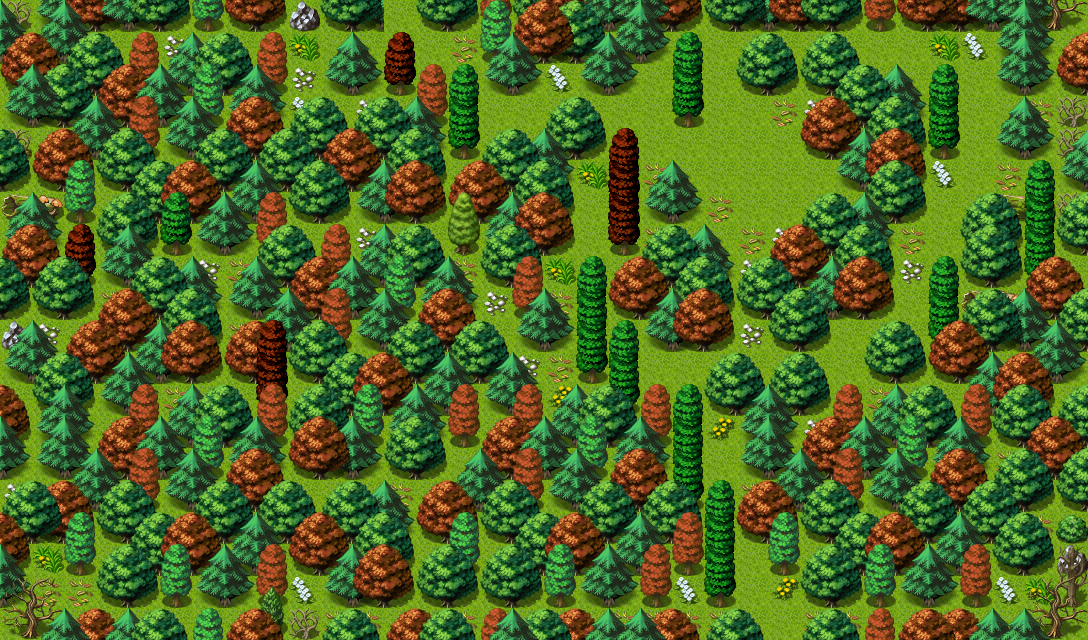

Tiled map render using the project's own tile images. Description and the map definition, with tile-layer contents summarised, below:
An orthogonal 34x20 tile map with 32x32 px tiles, 4 tile layers (Ground, Objects, Above, Top), 2 hidden layers not drawn, 61 tilesets and 12 objects (9x spawn, 2x mapchange, script).

<map version="1.8" tiledversion="1.8.4" orientation="orthogonal" renderorder="right-down" width="34" height="20" tilewidth="32" tileheight="32" infinite="0" nextlayerid="11" nextobjectid="13">
 <tileset firstgid="1" name="map_bed_1" tilewidth="32" tileheight="32" tilecount="128" columns="16">
  <image source="../drawable/map_bed_1.png" width="512" height="256" />
 </tileset>
 <tileset firstgid="129" name="map_border_1" tilewidth="32" tileheight="32" tilecount="128" columns="16">
  <image source="../drawable/map_border_1.png" width="512" height="256" />
 </tileset>
 <tileset firstgid="257" name="map_bridge_1" tilewidth="32" tileheight="32" tilecount="128" columns="16">
  <image source="../drawable/map_bridge_1.png" width="512" height="256" />
 </tileset>
 <tileset firstgid="385" name="map_bridge_2" tilewidth="32" tileheight="32" tilecount="128" columns="16">
  <image source="../drawable/map_bridge_2.png" width="512" height="256" />
 </tileset>
 <tileset firstgid="513" name="map_broken_1" tilewidth="32" tileheight="32" tilecount="128" columns="16">
  <image source="../drawable/map_broken_1.png" width="512" height="256" />
 </tileset>
 <tileset firstgid="641" name="map_cavewall_1" tilewidth="32" tileheight="32" tilecount="108" columns="18">
  <image source="../drawable/map_cavewall_1.png" width="576" height="192" />
 </tileset>
 <tileset firstgid="749" name="map_cavewall_2" tilewidth="32" tileheight="32" tilecount="108" columns="18">
  <image source="../drawable/map_cavewall_2.png" width="576" height="192" />
 </tileset>
 <tileset firstgid="857" name="map_cavewall_3" tilewidth="32" tileheight="32" tilecount="108" columns="18">
  <image source="../drawable/map_cavewall_3.png" width="576" height="192" />
 </tileset>
 <tileset firstgid="965" name="map_cavewall_4" tilewidth="32" tileheight="32" tilecount="108" columns="18">
  <image source="../drawable/map_cavewall_4.png" width="576" height="192" />
 </tileset>
 <tileset firstgid="1073" name="map_chair_table_1" tilewidth="32" tileheight="32" tilecount="128" columns="16">
  <image source="../drawable/map_chair_table_1.png" width="512" height="256" />
 </tileset>
 <tileset firstgid="1201" name="map_chair_table_2" tilewidth="32" tileheight="32" tilecount="128" columns="16">
  <image source="../drawable/map_chair_table_2.png" width="512" height="256" />
 </tileset>
 <tileset firstgid="1329" name="map_crate_1" tilewidth="32" tileheight="32" tilecount="128" columns="16">
  <image source="../drawable/map_crate_1.png" width="512" height="256" />
 </tileset>
 <tileset firstgid="1457" name="map_cupboard_1" tilewidth="32" tileheight="32" tilecount="128" columns="16">
  <image source="../drawable/map_cupboard_1.png" width="512" height="256" />
 </tileset>
 <tileset firstgid="1585" name="map_curtain_1" tilewidth="32" tileheight="32" tilecount="128" columns="16">
  <image source="../drawable/map_curtain_1.png" width="512" height="256" />
 </tileset>
 <tileset firstgid="1713" name="map_entrance_1" tilewidth="32" tileheight="32" tilecount="128" columns="16">
  <image source="../drawable/map_entrance_1.png" width="512" height="256" />
 </tileset>
 <tileset firstgid="1841" name="map_entrance_2" tilewidth="32" tileheight="32" tilecount="128" columns="16">
  <image source="../drawable/map_entrance_2.png" width="512" height="256" />
 </tileset>
 <tileset firstgid="1969" name="map_fence_1" tilewidth="32" tileheight="32" tilecount="128" columns="16">
  <image source="../drawable/map_fence_1.png" width="512" height="256" />
 </tileset>
 <tileset firstgid="2097" name="map_fence_2" tilewidth="32" tileheight="32" tilecount="128" columns="16">
  <image source="../drawable/map_fence_2.png" width="512" height="256" />
 </tileset>
 <tileset firstgid="2225" name="map_fence_3" tilewidth="32" tileheight="32" tilecount="128" columns="16">
  <image source="../drawable/map_fence_3.png" width="512" height="256" />
 </tileset>
 <tileset firstgid="2353" name="map_fence_4" tilewidth="32" tileheight="32" tilecount="128" columns="16">
  <image source="../drawable/map_fence_4.png" width="512" height="256" />
 </tileset>
 <tileset firstgid="2481" name="map_ground_1" tilewidth="32" tileheight="32" tilecount="128" columns="16">
  <image source="../drawable/map_ground_1.png" width="512" height="256" />
 </tileset>
 <tileset firstgid="2609" name="map_ground_2" tilewidth="32" tileheight="32" tilecount="128" columns="16">
  <image source="../drawable/map_ground_2.png" width="512" height="256" />
 </tileset>
 <tileset firstgid="2737" name="map_ground_3" tilewidth="32" tileheight="32" tilecount="128" columns="16">
  <image source="../drawable/map_ground_3.png" width="512" height="256" />
 </tileset>
 <tileset firstgid="2865" name="map_ground_4" tilewidth="32" tileheight="32" tilecount="128" columns="16">
  <image source="../drawable/map_ground_4.png" width="512" height="256" />
 </tileset>
 <tileset firstgid="2993" name="map_ground_5" tilewidth="32" tileheight="32" tilecount="128" columns="16">
  <image source="../drawable/map_ground_5.png" width="512" height="256" />
 </tileset>
 <tileset firstgid="3121" name="map_ground_6" tilewidth="32" tileheight="32" tilecount="128" columns="16">
  <image source="../drawable/map_ground_6.png" width="512" height="256" />
 </tileset>
 <tileset firstgid="3249" name="map_ground_7" tilewidth="32" tileheight="32" tilecount="128" columns="16">
  <image source="../drawable/map_ground_7.png" width="512" height="256" />
 </tileset>
 <tileset firstgid="3377" name="map_ground_8" tilewidth="32" tileheight="32" tilecount="128" columns="16">
  <image source="../drawable/map_ground_8.png" width="512" height="256" />
 </tileset>
 <tileset firstgid="3505" name="map_house_1" tilewidth="32" tileheight="32" tilecount="128" columns="16">
  <image source="../drawable/map_house_1.png" width="512" height="256" />
 </tileset>
 <tileset firstgid="3633" name="map_house_2" tilewidth="32" tileheight="32" tilecount="128" columns="16">
  <image source="../drawable/map_house_2.png" width="512" height="256" />
 </tileset>
 <tileset firstgid="3761" name="map_indoor_1" tilewidth="32" tileheight="32" tilecount="128" columns="16">
  <image source="../drawable/map_indoor_1.png" width="512" height="256" />
 </tileset>
 <tileset firstgid="3889" name="map_indoor_2" tilewidth="32" tileheight="32" tilecount="128" columns="16">
  <image source="../drawable/map_indoor_2.png" width="512" height="256" />
 </tileset>
 <tileset firstgid="4017" name="map_kitchen_1" tilewidth="32" tileheight="32" tilecount="128" columns="16">
  <image source="../drawable/map_kitchen_1.png" width="512" height="256" />
 </tileset>
 <tileset firstgid="4145" name="map_outdoor_1" tilewidth="32" tileheight="32" tilecount="128" columns="16">
  <image source="../drawable/map_outdoor_1.png" width="512" height="256" />
 </tileset>
 <tileset firstgid="4273" name="map_pillar_1" tilewidth="32" tileheight="32" tilecount="128" columns="16">
  <image source="../drawable/map_pillar_1.png" width="512" height="256" />
 </tileset>
 <tileset firstgid="4401" name="map_pillar_2" tilewidth="32" tileheight="32" tilecount="128" columns="16">
  <image source="../drawable/map_pillar_2.png" width="512" height="256" />
 </tileset>
 <tileset firstgid="4529" name="map_plant_1" tilewidth="32" tileheight="32" tilecount="128" columns="16">
  <image source="../drawable/map_plant_1.png" width="512" height="256" />
 </tileset>
 <tileset firstgid="4657" name="map_plant_2" tilewidth="32" tileheight="32" tilecount="128" columns="16">
  <image source="../drawable/map_plant_2.png" width="512" height="256" />
 </tileset>
 <tileset firstgid="4785" name="map_rock_1" tilewidth="32" tileheight="32" tilecount="128" columns="16">
  <image source="../drawable/map_rock_1.png" width="512" height="256" />
 </tileset>
 <tileset firstgid="4913" name="map_rock_2" tilewidth="32" tileheight="32" tilecount="128" columns="16">
  <image source="../drawable/map_rock_2.png" width="512" height="256" />
 </tileset>
 <tileset firstgid="5041" name="map_roof_1" tilewidth="32" tileheight="32" tilecount="128" columns="16">
  <image source="../drawable/map_roof_1.png" width="512" height="256" />
 </tileset>
 <tileset firstgid="5169" name="map_roof_2" tilewidth="32" tileheight="32" tilecount="128" columns="16">
  <image source="../drawable/map_roof_2.png" width="512" height="256" />
 </tileset>
 <tileset firstgid="5297" name="map_roof_3" tilewidth="32" tileheight="32" tilecount="128" columns="16">
  <image source="../drawable/map_roof_3.png" width="512" height="256" />
 </tileset>
 <tileset firstgid="5425" name="map_shop_1" tilewidth="32" tileheight="32" tilecount="128" columns="16">
  <image source="../drawable/map_shop_1.png" width="512" height="256" />
 </tileset>
 <tileset firstgid="5553" name="map_sign_ladder_1" tilewidth="32" tileheight="32" tilecount="128" columns="16">
  <image source="../drawable/map_sign_ladder_1.png" width="512" height="256" />
 </tileset>
 <tileset firstgid="5681" name="map_table_1" tilewidth="32" tileheight="32" tilecount="128" columns="16">
  <image source="../drawable/map_table_1.png" width="512" height="256" />
 </tileset>
 <tileset firstgid="5809" name="map_trail_1" tilewidth="32" tileheight="32" tilecount="128" columns="16">
  <image source="../drawable/map_trail_1.png" width="512" height="256" />
 </tileset>
 <tileset firstgid="5937" name="map_transition_1" tilewidth="32" tileheight="32" tilecount="128" columns="16">
  <image source="../drawable/map_transition_1.png" width="512" height="256" />
 </tileset>
 <tileset firstgid="6065" name="map_transition_2" tilewidth="32" tileheight="32" tilecount="128" columns="16">
  <image source="../drawable/map_transition_2.png" width="512" height="256" />
 </tileset>
 <tileset firstgid="6193" name="map_transition_3" tilewidth="32" tileheight="32" tilecount="128" columns="16">
  <image source="../drawable/map_transition_3.png" width="512" height="256" />
 </tileset>
 <tileset firstgid="6321" name="map_transition_4" tilewidth="32" tileheight="32" tilecount="128" columns="16">
  <image source="../drawable/map_transition_4.png" width="512" height="256" />
 </tileset>
 <tileset firstgid="6449" name="map_transition_5" tilewidth="32" tileheight="32" tilecount="128" columns="16">
  <image source="../drawable/map_transition_5.png" width="512" height="256" />
 </tileset>
 <tileset firstgid="6577" name="map_tree_1" tilewidth="32" tileheight="32" tilecount="128" columns="16">
  <image source="../drawable/map_tree_1.png" width="512" height="256" />
 </tileset>
 <tileset firstgid="6705" name="map_tree_2" tilewidth="32" tileheight="32" tilecount="128" columns="16">
  <image source="../drawable/map_tree_2.png" width="512" height="256" />
 </tileset>
 <tileset firstgid="6833" name="map_wall_1" tilewidth="32" tileheight="32" tilecount="128" columns="16">
  <image source="../drawable/map_wall_1.png" width="512" height="256" />
 </tileset>
 <tileset firstgid="6961" name="map_wall_2" tilewidth="32" tileheight="32" tilecount="120" columns="15">
  <image source="../drawable/map_wall_2.png" width="480" height="256" />
 </tileset>
 <tileset firstgid="7081" name="map_wall_3" tilewidth="32" tileheight="32" tilecount="120" columns="15">
  <image source="../drawable/map_wall_3.png" width="480" height="256" />
 </tileset>
 <tileset firstgid="7201" name="map_wall_4" tilewidth="32" tileheight="32" tilecount="120" columns="15">
  <image source="../drawable/map_wall_4.png" width="480" height="256" />
 </tileset>
 <tileset firstgid="7321" name="map_window_1" tilewidth="32" tileheight="32" tilecount="128" columns="16">
  <image source="../drawable/map_window_1.png" width="512" height="256" />
 </tileset>
 <tileset firstgid="7449" name="map_window_2" tilewidth="32" tileheight="32" tilecount="128" columns="16">
  <image source="../drawable/map_window_2.png" width="512" height="256" />
 </tileset>
 <tileset firstgid="7577" name="map_tree_1" tilewidth="32" tileheight="32" tilecount="128" columns="16">
  <image source="../drawable/map_tree_1.png" width="512" height="256" />
 </tileset>
 <layer id="1" name="Ground" width="34" height="20">
  <data>[680 cells, 680 non-empty, 1 distinct tile ids]</data>
 </layer>
 <layer id="2" name="Breadcrumb" width="34" height="20" visible="0">
  <data>[680 cells, 71 non-empty, 2 distinct tile ids]</data>
 </layer>
 <layer id="3" name="Objects" width="34" height="20">
  <data>[680 cells, 499 non-empty, 26 distinct tile ids]</data>
 </layer>
 <layer id="4" name="Above" width="34" height="20">
  <data>[680 cells, 459 non-empty, 25 distinct tile ids]</data>
 </layer>
 <layer id="5" name="Top" width="34" height="20">
  <data>[680 cells, 106 non-empty, 15 distinct tile ids]</data>
 </layer>
 <layer id="6" name="Walkable" width="34" height="20" visible="0">
  <data>[680 cells, 468 non-empty, 1 distinct tile ids]</data>
 </layer>
 <objectgroup id="7" name="Mapevents">
  <object id="1" name="north" type="mapchange" x="384" y="0" width="32" height="32">
   <properties>
    <property name="map" value="sullengard_woods13" />
    <property name="place" value="south" />
   </properties>
  </object>
  <object id="2" name="south" type="mapchange" x="768" y="608" width="32" height="32">
   <properties>
    <property name="map" value="sullengard_woods11" />
    <property name="place" value="north" />
   </properties>
  </object>
  <object id="3" name="jackal_defeted_script_10" type="script" x="640" y="32" width="192" height="224">
   <properties>
    <property name="when" value="step" />
   </properties>
  </object>
 </objectgroup>
 <objectgroup id="8" name="Spawn">
  <object id="4" name="sullengard_woods12_gj_spawn" type="spawn" x="704" y="96" width="64" height="128">
   <properties>
    <property name="active" value="false" />
    <property name="spawngroup" value="golden_jackal" />
   </properties>
  </object>
  <object id="5" name="sullengard_venom_snake_spawn1" type="spawn" x="320" y="608" width="416" height="32">
   <properties>
    <property name="quantity" value="3" />
    <property name="spawngroup" value="sullengard_venom_snake" />
   </properties>
  </object>
  <object id="6" name="sullengard_venom_snake_spawn2" type="spawn" x="608" y="352" width="256" height="32">
   <properties>
    <property name="quantity" value="3" />
    <property name="spawngroup" value="sullengard_venom_snake" />
   </properties>
  </object>
  <object id="7" name="sullengard_venom_snake_spawn3" type="spawn" x="288" y="224" width="160" height="32">
   <properties>
    <property name="spawngroup" value="sullengard_venom_snake" />
   </properties>
  </object>
  <object id="8" name="plague_groundberry_spawn1" type="spawn" x="960" y="96" width="96" height="96">
   <properties>
    <property name="quantity" value="2" />
    <property name="spawngroup" value="plague_groundberry" />
   </properties>
  </object>
  <object id="9" name="broxwood_spawn1" type="spawn" x="576" y="192" width="32" height="32">
   <properties>
    <property name="spawngroup" value="broxwood" />
   </properties>
  </object>
  <object id="10" name="plague_groundberry_spawn2" type="spawn" x="448" y="96" width="224" height="32">
   <properties>
    <property name="quantity" value="2" />
    <property name="spawngroup" value="plague_groundberry" />
   </properties>
  </object>
  <object id="11" name="plague_groundberry_spawn3" type="spawn" x="704" y="448" width="32" height="128">
   <properties>
    <property name="quantity" value="2" />
    <property name="spawngroup" value="plague_groundberry" />
   </properties>
  </object>
  <object id="12" name="sullengard_venom_snake_spawn4" type="spawn" x="640" y="32" width="352" height="64">
   <properties>
    <property name="quantity" value="4" />
    <property name="spawngroup" value="sullengard_venom_snake" />
   </properties>
  </object>
 </objectgroup>
 <objectgroup id="9" name="Keys" />
 <objectgroup id="10" name="Replace" />
</map>
